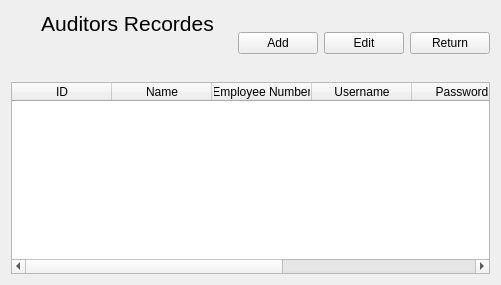
         <widget class="QWidget" name="page">
          <layout class="QGridLayout" name="gridLayout_14">
           <item row="2" column="0" colspan="12">
            <widget class="QTableWidget" name="AuditorTabel">
             <property name="selectionBehavior">
              <enum>QAbstractItemView::SelectRows</enum>
             </property>
             <column>
              <property name="text">
               <string>ID</string>
              </property>
             </column>
             <column>
              <property name="text">
               <string>Name</string>
              </property>
             </column>
             <column>
              <property name="text">
               <string>Employee Number</string>
              </property>
             </column>
             <column>
              <property name="text">
               <string>Username</string>
              </property>
             </column>
             <column>
              <property name="text">
               <string>Password</string>
              </property>
             </column>
             <column>
              <property name="text">
               <string>LoginStatus</string>
              </property>
             </column>
             <column>
              <property name="text">
               <string>AdminCheck</string>
              </property>
             </column>
            </widget>
           </item>
           <item row="0" column="5">
            <widget class="QLabel" name="label_4">
             <property name="text">
              <string>&lt;html&gt;&lt;head/&gt;&lt;body&gt;&lt;p align=&quot;center&quot;&gt;&lt;span style=&quot; font-size:16pt;&quot;&gt;Auditors Recordes&lt;/span&gt;&lt;/p&gt;&lt;p align=&quot;center&quot;&gt;&lt;br/&gt;&lt;/p&gt;&lt;/body&gt;&lt;/html&gt;</string>
             </property>
            </widget>
           </item>
           <item row="0" column="11">
            <widget class="QPushButton" name="Auditor_Return_butt">
             <property name="maximumSize">
              <size>
               <width>80</width>
               <height>16777215</height>
              </size>
             </property>
             <property name="text">
              <string>Return</string>
             </property>
            </widget>
           </item>
           <item row="0" column="10">
            <widget class="QPushButton" name="Auditor_Edit_butt">
             <property name="text">
              <string>Edit</string>
             </property>
            </widget>
           </item>
           <item row="0" column="9">
            <widget class="QPushButton" name="AuditorPage_add_butt">
             <property name="maximumSize">
              <size>
               <width>80</width>
               <height>16777215</height>
              </size>
             </property>
             <property name="text">
              <string>Add</string>
             </property>
            </widget>
           </item>
          </layout>
         </widget>
